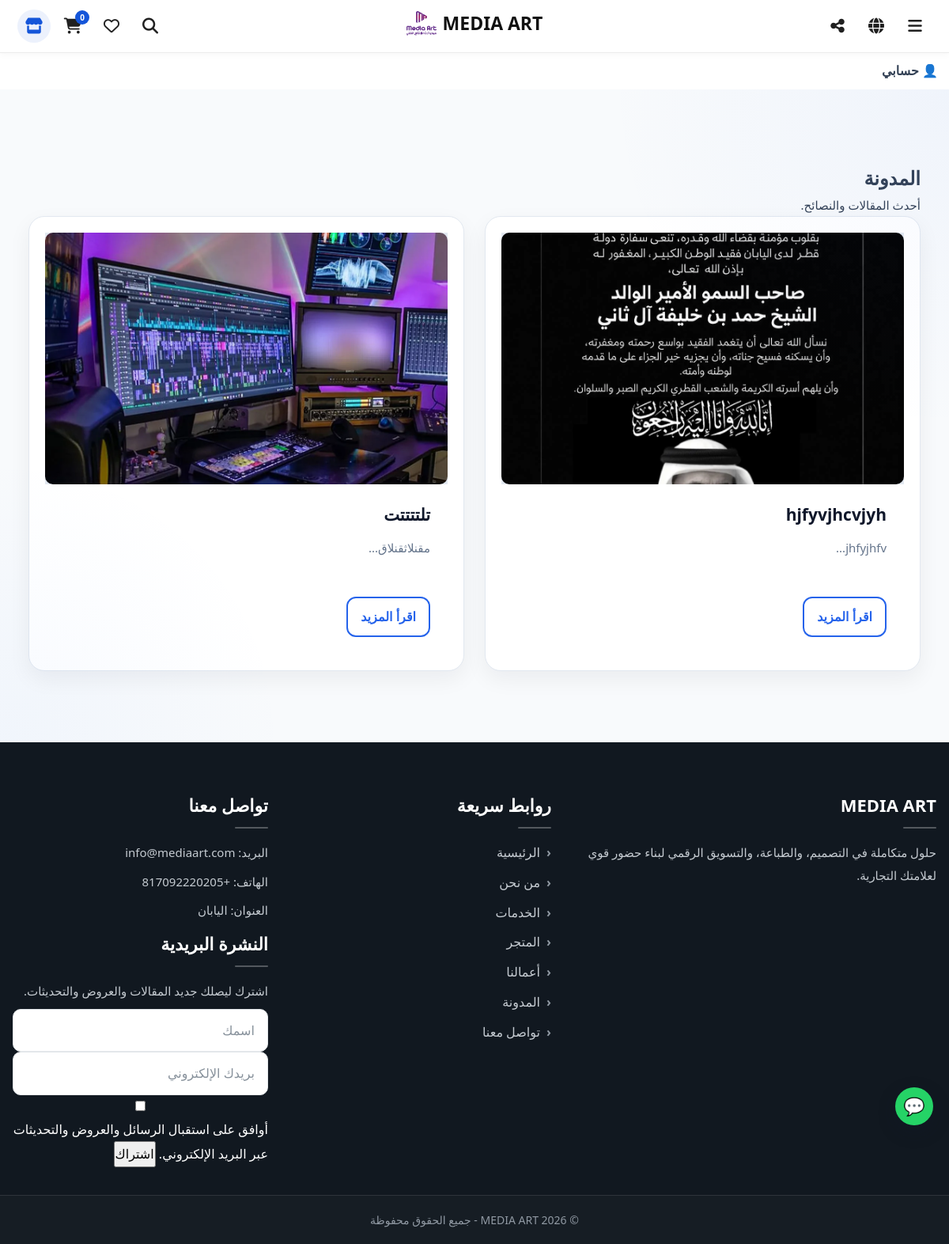
Screenshot of /blog/ with the database file from the repository.
### app/models/settings.py (models this page shows)
class SiteSetting(db.Model):
    id = db.Column(db.Integer, primary_key=True)
    site_name = db.Column(db.String(200))
    logo = db.Column(db.String(200))
    footer_text = db.Column(db.String(300))
    show_partners = db.Column(db.Boolean, default=True)

### app/models/post.py (models this page shows, shortened)
class Post(db.Model):
    __tablename__ = "posts"
    id = db.Column(db.Integer, primary_key=True)
    title = db.Column(db.String(200), nullable=False)
    slug = db.Column(db.String(200), unique=True, nullable=False)
    excerpt = db.Column(db.String(255), nullable=True)
    content = db.Column(db.Text, nullable=True)
    keywords = db.Column(db.String(255), nullable=True)
    meta_title = db.Column(db.String(255), nullable=True)
    meta_description = db.Column(db.String(255), nullable=True)
    title_ar = db.Column(db.String(200), nullable=True)
    slug_ar = db.Column(db.String(200), unique=True, nullable=True)
    excerpt_ar = db.Column(db.String(255), nullable=True)
    content_ar = db.Column(db.Text, nullable=True)
    keywords_ar = db.Column(db.String(255), nullable=True)
    meta_title_ar = db.Column(db.String(255), nullable=True)
    meta_description_ar = db.Column(db.String(255), nullable=True)
    title_en = db.Column(db.String(200), nullable=True)
    slug_en = db.Column(db.String(200), unique=True, nullable=True)
    excerpt_en = db.Column(db.String(255), nullable=True)
    content_en = db.Column(db.Text, nullable=True)
    keywords_en = db.Column(db.String(255), nullable=True)
    meta_title_en = db.Column(db.String(255), nullable=True)
    meta_description_en = db.Column(db.String(255), nullable=True)
    title_ja = db.Column(db.String(200), nullable=True)
    slug_ja = db.Column(db.String(200), unique=True, nullable=True)
    excerpt_ja = db.Column(db.String(255), nullable=True)
    content_ja = db.Column(db.Text, nullable=True)
    keywords_ja = db.Column(db.String(255), nullable=True)
    meta_title_ja = db.Column(db.String(255), nullable=True)
    meta_description_ja = db.Column(db.String(255), nullable=True)
    image = db.Column(db.String(255), nullable=True)
    is_active = db.Column(db.Boolean, nullable=False, default=True)
    created_at = db.Column(db.DateTime, default=datetime.utcnow, nullable=False)
    show_on_home = db.Column(db.Boolean, nullable=False, default=True)
    def get_title(self, lang="ar"):
        return getattr(self, f"title_{lang}", None) or self.title_ar or self.title
    def get_slug(self, lang="ar"):
        return getattr(self, f"slug_{lang}", None) or self.slug_ar or self.slug
    def get_excerpt(self, lang="ar"):
        return getattr(self, f"excerpt_{lang}", None) or self.excerpt_ar or self.excerpt

### app/routes/blog.py (the view)
@blog_bp.route("/")
def index():
    posts = Post.query.filter_by(is_active=True).order_by(Post.id.desc()).all()
    return render_template(
        "blog/index.html",
        posts=posts
    )

### app/templates/blog/index.html (shortened to what this page needs)
{% extends "base.html" %}
{% block content %}
<section class="blog-section">
    <div class="container">
        <h1>
    {{ tr.blog }}
</h1>
<p>
    {% if current_lang == "en" %}
        Latest articles and tips.
    {% elif current_lang == "ja" %}
        最新の記事とヒントをご覧ください。
    {% else %}
        أحدث المقالات والنصائح.
    {% endif %}
</p>
        <div class="blog-grid">
            {% if posts %}
                {% for post in posts %}
                <div class="blog-card">
                    <div class="blog-card-image">
                        {% if post.image %}
                            <img src="{{ url_for('static', filename='uploads/' + post.image) }}" alt="{{ post.get_title(current_lang) }}">
                        {% else %}
                            <div class="blog-card-placeholder"></div>
                        {% endif %}
                    </div>
                    <div class="blog-card-content">
                        <h3>{{ post.get_title(current_lang) }}</h3>
                        <p>
    {{ (post.get_excerpt(current_lang) or post.get_content(current_lang) or "")[:120] }}...
</p>
<a href="{{ url_for('blog.article', slug=post.get_slug(current_lang)) }}" class="btn-outline">
    {% if current_lang == "en" %}
        Read More
    {% elif current_lang == "ja" %}
        続きを読む
    {% else %}
        اقرأ المزيد
    {% endif %}
</a>
                    </div>
                </div>
                {% endfor %}
            {% else %}
                <p>لا توجد مقالات حالياً.</p>
            {% endif %}
        </div>
    </div>
</section>
{% endblock %}

### app/templates/base.html (shortened to what this page needs)
<!DOCTYPE html>
<html lang="{{ current_lang }}" dir="{% if current_lang == 'ar' %}rtl{% else %}ltr{% endif %}">
<head>
        {% set seo_title =
        seo_title
        if seo_title
        else (
            setting.site_name
            if setting and setting.site_name
            else "MEDIA ART"
        )
    %}
    {% set seo_description =
        seo_description
        if seo_description
        else "MEDIA ART - Professional Web Design, Development, Marketing and IT Solutions."
    %}
    {% set seo_keywords =
        seo_keywords
        if seo_keywords
        else "web design, web development, seo, marketing, ecommerce, media art"
    %}
    {% if seo_image %}
        {% set seo_image = seo_image %}
    {% elif setting and setting.logo %}
        {% set seo_image =
            url_for(
                'static',
                filename='uploads/' + setting.logo,
                _external=True
            )
        %}
    {% else %}
        {% set seo_image =
            url_for(
                'static',
                filename='images/logo.png',
                _external=True
            )
        %}
    {% endif %}
    {% set seo_url =
        seo_url if seo_url else request.url
    %}
        {% set schema_site_name =
            setting.site_name
            if setting and setting.site_name
            else "MEDIA ART"
        %}
        {% set schema_site_url = request.url_root.rstrip('/') %}
        {% if setting and setting.logo %}
            {% set schema_logo_url =
                url_for(
                    'static',
                    filename='uploads/' + setting.logo,
                    _external=True
                )
            %}
        {% else %}
            {% set schema_logo_url =
                url_for(
                    'static',
                    filename='images/logo.png',
                    _external=True
                )
            %}
        {% endif %}
    <link rel="stylesheet" href="https://cdnjs.cloudflare.com/ajax/libs/font-awesome/6.5.0/css/all.min.css">
    <link
    rel="stylesheet"
    href="{{ url_for('static', filename='css/pages/customer.css') }}">
    <link rel="stylesheet" href="{{ url_for('static', filename='css/design-system.css') }}">
    <link rel="stylesheet"
      href="{{ url_for('static', filename='css/ui.css') }}">
      <link rel="stylesheet"
      href="{{ url_for('static', filename='css/layout.css') }}">
    <link rel="stylesheet" href="{{ url_for('static', filename='css/main.css', v='20260730-2') }}">
    <link rel="stylesheet" href="{{ url_for('static', filename='css/parts/final-shop.css') }}">
    <link rel="stylesheet" href="{{ url_for('static', filename='css/parts/final-footer.css') }}">
</head>
<body>
<div class="account-dropdown">
    <button class="account-btn">
        👤
        {% if current_user.is_authenticated %}
            {{ current_user.username }}
        {% else %}
            {% if current_lang == "en" %}
                Account
            {% elif current_lang == "ja" %}
                アカウント
            {% else %}
                حسابي
            {% endif %}
        {% endif %}
    </button>
</div>
<a href="https://wa.me/817092220205"
   target="_blank"
   class="floating-whatsapp-btn">
    💬
</a>
{% set is_shop_page = request.blueprint == "shop" %}
<header
    id="siteHeader"
    class="site-header site-header-shop"
    data-is-shop-page="{{ 'true' if is_shop_page else 'false' }}"
    data-shop-url="{{ url_for('shop.index') }}"
>
        <div class="shop-main-header-row">
            <div class="shop-header-primary-actions">
                <a
                    href="{{ url_for('shop.index') }}"
                    class="shop-header-icon-btn shop-header-store-btn"
                    aria-label="{% if current_lang == 'en' %}Visit Store{% elif current_lang == 'ja' %}ショップを見る{% else %}زيارة المتجر{% endif %}"
                    title="{% if current_lang == 'en' %}Visit Store{% elif current_lang == 'ja' %}ショップを見る{% else %}زيارة المتجر{% endif %}"
                >
                    <i class="fa-solid fa-store"></i>
                </a>
                <a
                    href="{{ url_for('shop.cart') }}"
                    class="shop-header-icon-btn"
                    aria-label="{% if current_lang == 'en' %}Cart{% elif current_lang == 'ja' %}カート{% else %}السلة{% endif %}"
                >
                    <i class="fa-solid fa-cart-shopping"></i>
                    <span
                        class="shop-header-cart-count"
                        data-cart-count
                    >
                        {{ session.get('cart', [])|length }}
                    </span>
                </a>
                <a
                    href="{{ url_for('shop.favorites') }}"
                    class="shop-header-icon-btn"
                    aria-label="{% if current_lang == 'en' %}Favorites{% elif current_lang == 'ja' %}お気に入り{% else %}المفضلة{% endif %}"
                >
                    <i class="fa-regular fa-heart"></i>
                </a>
<div class="shop-header-search-wrapper">
    <button
        type="button"
        class="shop-header-icon-btn"
        data-shop-search-button
        aria-label="{% if current_lang == 'en' %}Search{% elif current_lang == 'ja' %}検索{% else %}البحث{% endif %}"
        aria-expanded="false"
    >
        <i class="fa-solid fa-magnifying-glass"></i>
    </button>
</div>
            </div>
<div class="shop-header-center">
    <a
        href="{{ url_for('main.home') }}"
        class="shop-header-brand"
        data-shop-header-brand
    >
        {% if setting and setting.logo %}
            <img
                src="{{ url_for('static', filename='uploads/' + setting.logo) }}"
                alt="{{ setting.site_name if setting and setting.site_name else 'MEDIA ART' }}"
            >
        {% endif %}
        <span>
            {{ setting.site_name if setting and setting.site_name else "MEDIA ART" }}
        </span>
    </a>
</div>
            <div class="shop-header-secondary-actions">
                <div class="shop-header-dropdown-wrapper">
                    <button
                        type="button"
                        class="shop-header-icon-btn"
                        data-shop-dropdown-button="share"
                        aria-label="{% if current_lang == 'en' %}Share{% elif current_lang == 'ja' %}共有{% else %}مشاركة{% endif %}"
                        aria-expanded="false"
                    >
                        <i class="fa-solid fa-share-nodes"></i>
                    </button>
                </div>
                <div class="shop-header-dropdown-wrapper">
                    <button
                        type="button"
                        class="shop-header-icon-btn"
                        data-shop-dropdown-button="language"
                        aria-label="{% if current_lang == 'en' %}Language{% elif current_lang == 'ja' %}言語{% else %}اللغة{% endif %}"
                        aria-expanded="false"
                    >
                        <i class="fa-solid fa-globe"></i>
                    </button>
                </div>
                <div class="shop-header-dropdown-wrapper">
                    <button
                        type="button"
                        class="shop-header-icon-btn"
                        data-shop-dropdown-button="menu"
                        aria-label="{% if current_lang == 'en' %}Menu{% elif current_lang == 'ja' %}メニュー{% else %}القائمة{% endif %}"
                        aria-expanded="false"
                    >
                        <i class="fa-solid fa-bars"></i>
                    </button>
                </div>
            </div>
        </div>
</header>
<main class="site-main">
    {% block content %}{% endblock %}
</main>
<footer class="site-footer">
    <div class="container footer-grid">
        <div class="footer-col">
            <h3>MEDIA ART</h3>
            <p>{{ tr.footer_text }}</p>
        </div>
        <div class="footer-col">
            <h4>{{ tr.quick_links }}</h4>
            <ul class="footer-links">
                <li><a href="{{ url_for('main.home') }}">{{ tr.home }}</a></li>
                <li><a href="{{ url_for('about.index') }}">{{ tr.about }}</a></li>
                <li><a href="{{ url_for('services.index') }}">{{ tr.services }}</a></li>
                <li><a href="{{ url_for('shop.index') }}">{{ tr.shop }}</a></li>
                <li><a href="{{ url_for('portfolio.index') }}">{{ tr.portfolio }}</a></li>
                <li><a href="{{ url_for('blog.index') }}">{{ tr.blog }}</a></li>
                <li><a href="{{ url_for('contact.index') }}">{{ tr.contact }}</a></li>
            </ul>
        </div>
        <div class="footer-col">
            <h4>{{ tr.contact }}</h4>
            <p>{{ tr.email }}: info@mediaart.com</p>
            <p>{{ tr.phone }}: +817092220205</p>
            <p>{{ tr.address }}: {{ tr.japan }}</p>
            <div class="footer-col">
    <h4>
        {% if current_lang == "en" %}
            Newsletter
        {% elif current_lang == "ja" %}
            ニュースレター
        {% else %}
            النشرة البريدية
        {% endif %}
    </h4>
    <p>
        {% if current_lang == "en" %}
            Subscribe to receive our latest updates and offers.
        {% elif current_lang == "ja" %}
            最新情報やお知らせを受け取るために登録してください。
        {% else %}
            اشترك ليصلك جديد المقالات والعروض والتحديثات.
        {% endif %}
    </p>
    <form id="newsletterForm"
      method="POST"
      action="{{ url_for('newsletter.subscribe') }}"
      class="newsletter-form">
      <input type="text"
       name="name"
       placeholder="{% if current_lang == 'en' %}Your name{% elif current_lang == 'ja' %}お名前{% else %}اسمك{% endif %}">
        <input type="email"
               name="email"
               required
               placeholder="{% if current_lang == 'en' %}Your email{% elif current_lang == 'ja' %}メールアドレス{% else %}بريدك الإلكتروني{% endif %}">
               <label class="newsletter-consent">
        <input type="checkbox"
           name="consent"
           required>
    <span>
        {% if current_lang == "en" %}
            I agree to receive emails, offers, and updates.
        {% elif current_lang == "ja" %}
            メールによるお知らせや更新情報の受信に同意します。
        {% else %}
            أوافق على استقبال الرسائل والعروض والتحديثات عبر البريد الإلكتروني.
        {% endif %}
    </span>
</label>
        <button type="submit">
            {% if current_lang == "en" %}
                Subscribe
            {% elif current_lang == "ja" %}
                登録する
            {% else %}
                اشتراك
            {% endif %}
        </button>
    </form>
</div>
        </div>
    </div>
    <div class="footer-bottom">
        <div class="container">
            <p>© 2026 MEDIA ART - {{ tr.rights }}</p>
        </div>
    </div>
</footer>
</body>
</html>

### rows the page displays
SiteSetting: logo (picture), site_name "MEDIA ART"
Post: image (picture), get_title "hjfyvjhcvjyh", excerpt_ar "jhfyjhfv"
Post: image (picture), get_title "تلتتتتت", excerpt_ar "مقنلاثقنلاق"

### other values shown
{{ session.get('cart', [])|length }} "0"
{{ tr.blog }} "المدونة"
{{ tr.footer_text }} "حلول متكاملة في التصميم، والطباعة، والتسويق الرقمي لبناء حضور قوي لعلامتك التجارية."
{{ tr.quick_links }} "روابط سريعة"
{{ tr.home }} "الرئيسية"
{{ tr.about }} "من نحن"
{{ tr.services }} "الخدمات"
{{ tr.shop }} "المتجر"
{{ tr.portfolio }} "أعمالنا"
{{ tr.contact }} "تواصل معنا"
{{ tr.email }} "البريد"
{{ tr.phone }} "الهاتف"
{{ tr.address }} "العنوان"
{{ tr.japan }} "اليابان"
{{ tr.rights }} "جميع الحقوق محفوظة"
